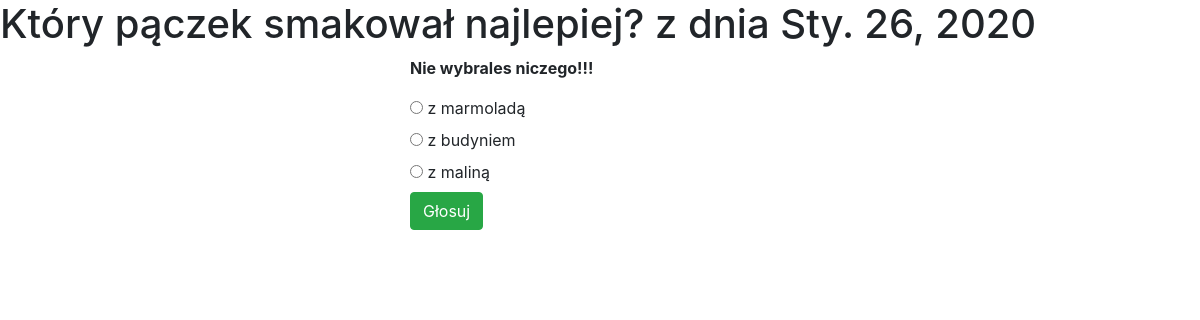
The app's page /ankieta/4/glosuj with its own data.
### ankieta/models.py (models this page shows, shortened)
class Pytanie(models.Model):
    tekst_pytanie = models.CharField(max_length=200)
    data_publikowacji = models.DateField(auto_now=True)
    objects=models.Manager()

class Odpowiedz(models.Model):
    pytanie= models.ForeignKey(Pytanie,on_delete=models.CASCADE)
    tekst_odpowiedzi =models.CharField(max_length=200)
    glosy= models.IntegerField(default=0)
    objects=models.Manager()

### ankieta/views.py (the view)
# urls.py: path('<int:pytanie_id>/glosuj',views.glosuj,name='glosuj'),
def glosuj(request,pytanie_id):
    pytanie=get_object_or_404(Pytanie, pk=pytanie_id)
    try:
        wybr_odp=pytanie.odpowiedz_set.get(pk=request.POST['odp'])
    except (KeyError, Odpowiedz.DoesNotExist):
        return render(request, 'ankieta/szczegoly.html',{
            'pytanie':pytanie,
            'error_message': 'Nie wybrales niczego!!!'
        })
    else:
        wybr_odp.glosy+=1
        wybr_odp.save()
        return HttpResponseRedirect(reverse('wyniki', args=(pytanie.id,)))

### ankieta/templates/ankieta/szczegoly.html (shortened to what this page needs)
{% extends 'ankieta/base.html' %}
{% block content %}
<h1>{{ pytanie.tekst_pytanie }} z dnia {{ pytanie.data_publikowacji }}</h1></div>
    <div class="row">
      <div class="col-sm">
      </div>
      <div class="col-sm">
        {% if error_message %}<p><strong>{{error_message}} </strong></p>{% endif %}
        <form action="{% url 'glosuj' pytanie.id %}" method="POST">
            {% for odp in pytanie.odpowiedz_set.all %}
                <input type="radio" name="odp" id="odp{{ forloop.counter }}" value="{{ odp.id}}">
                <label for="odp{{ forloop.counter }}">{{ odp.tekst_odpowiedzi}}</label>
                <br>
            {% endfor %}
           <button type= "submit" class="btn btn-success">Głosuj</button>
        </form>
      </div>
      <div class="col-sm">
      </div>
    </div>
  {% endblock %}

### records on screen
Pytanie: tekst_pytanie "Który pączek smakował najlepiej?", data_publikowacji "Sty. 26, 2020"
Odpowiedz: tekst_odpowiedzi "z marmoladą"
Odpowiedz: tekst_odpowiedzi "z budyniem"
Odpowiedz: tekst_odpowiedzi "z maliną"

### other values on screen
{{ error_message }} "Nie wybrales niczego!!!"
